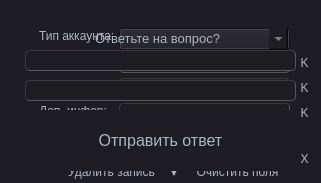
<?xml version="1.0" encoding="UTF-8"?>
<ui version="4.0">
 <class>MainWindow</class>
 <widget class="QMainWindow" name="MainWindow">
  <property name="enabled">
   <bool>true</bool>
  </property>
  <property name="geometry">
   <rect>
    <x>0</x>
    <y>0</y>
    <width>321</width>
    <height>183</height>
   </rect>
  </property>
  <property name="sizePolicy">
   <sizepolicy hsizetype="Preferred" vsizetype="Preferred">
    <horstretch>0</horstretch>
    <verstretch>0</verstretch>
   </sizepolicy>
  </property>
  <property name="windowTitle">
   <string>MainWindow</string>
  </property>
  <property name="styleSheet">
   <string notr="true">/*
Material Dark Style Sheet for QT Applications
Author: Jaime A. Quiroga P.
Inspired on https://github.com/jxfwinter/qt-material-stylesheet
Company: GTRONICK
Last updated: 04/12/2018, 15:00.
Available at: https://github.com/GTRONICK/QSS/blob/master/MaterialDark.qss
*/
QMainWindow {
	background-color:#1e1d23;
}
QDialog {
	background-color:#1e1d23;
}
QColorDialog {
	background-color:#1e1d23;
}
QTextEdit {
	background-color:#1e1d23;
	color: #a9b7c6;
}
QPlainTextEdit {
	selection-background-color:#007b50;
	background-color:#1e1d23;
	border-style: solid;
	border-top-color: transparent;
	border-right-color: transparent;
	border-left-color: transparent;
	border-bottom-color: transparent;
	border-width: 1px;
	color: #a9b7c6;
}
QPushButton{
	border-style: solid;
	border-top-color: transparent;
	border-right-color: transparent;
	border-left-color: transparent;
	border-bottom-color: transparent;
	border-width: 1px;
	border-style: solid;
	color: #a9b7c6;
	padding: 2px;
	background-color: #1e1d23;
}
QPushButton::default{
	border-style: inset;
	border-top-color: transparent;
	border-right-color: transparent;
	border-left-color: transparent;
	border-bottom-color: #04b97f;
	border-width: 1px;
	color: #a9b7c6;
	padding: 2px;
	background-color: #1e1d23;
}
QToolButton {
	border-style: solid;
	border-top-color: transparent;
	border-right-color: transparent;
	border-left-color: transparent;
	border-bottom-color: #04b97f;
	border-bottom-width: 1px;
	border-style: solid;
	color: #a9b7c6;
	padding: 2px;
	background-color: #1e1d23;
}
QToolButton:hover{
	border-style: solid;
	border-top-color: transparent;
	border-right-color: transparent;
	border-left-color: transparent;
	border-bottom-color: #37efba;
	border-bottom-width: 2px;
	border-style: solid;
	color: #FFFFFF;
	padding-bottom: 1px;
	background-color: #1e1d23;
}
QPushButton:hover{
	border-style: solid;
	border-top-color: transparent;
	border-right-color: transparent;
	border-left-color: transparent;
	border-bottom-color: #37efba;
	border-bottom-width: 1px;
	border-style: solid;
	color: #FFFFFF;
	padding-bottom: 2px;
	background-color: #1e1d23;
}
QPushButton:pressed{
	border-style: solid;
	border-top-color: transparent;
	border-right-color: transparent;
	border-left-color: transparent;
	border-bottom-color: #37efba;
	border-bottom-width: 2px;
	border-style: solid;
	color: #37efba;
	padding-bottom: 1px;
	background-color: #1e1d23;
}
QPushButton:disabled{
	border-style: solid;
	border-top-color: transparent;
	border-right-color: transparent;
	border-left-color: transparent;
	border-bottom-color: #808086;
	border-bottom-width: 2px;
	border-style: solid;
	color: #808086;
	padding-bottom: 1px;
	background-color: #1e1d23;
}
QLineEdit {
	border-width: 1px; border-radius: 4px;
	border-color: rgb(58, 58, 58);
	border-style: inset;
	padding: 0 8px;
	color: #a9b7c6;
	background:#1e1d23;
	selection-background-color:#007b50;
	selection-color: #FFFFFF;
}
QLabel {
	color: #a9b7c6;
}
QLCDNumber {
	color: #37e6b4;
}
QProgressBar {
	text-align: center;
	color: rgb(240, 240, 240);
	border-width: 1px; 
	border-radius: 10px;
	border-color: rgb(58, 58, 58);
	border-style: inset;
	background-color:#1e1d23;
}
QProgressBar::chunk {
	background-color: #04b97f;
	border-radius: 5px;
}
QMenuBar {
	background-color: #1e1d23;
}
QMenuBar::item {
	color: #a9b7c6;
  	spacing: 3px;
  	padding: 1px 4px;
  	background: #1e1d23;
}

QMenuBar::item:selected {
  	background:#1e1d23;
	color: #FFFFFF;
}
QMenu::item:selected {
	border-style: solid;
	border-top-color: transparent;
	border-right-color: transparent;
	border-left-color: #04b97f;
	border-bottom-color: transparent;
	border-left-width: 2px;
	color: #FFFFFF;
	padding-left:15px;
	padding-top:4px;
	padding-bottom:4px;
	padding-right:7px;
	background-color: #1e1d23;
}
QMenu::item {
	border-style: solid;
	border-top-color: transparent;
	border-right-color: transparent;
	border-left-color: transparent;
	border-bottom-color: transparent;
	border-bottom-width: 1px;
	border-style: solid;
	color: #a9b7c6;
	padding-left:17px;
	padding-top:4px;
	padding-bottom:4px;
	padding-right:7px;
	background-color: #1e1d23;
}
QMenu{
	background-color:#1e1d23;
}
QTabWidget {
	color:rgb(0,0,0);
	background-color:#1e1d23;
}
QTabWidget::pane {
		border-color: rgb(77,77,77);
		background-color:#1e1d23;
		border-style: solid;
		border-width: 1px;
    	border-radius: 6px;
}
QTabBar::tab {
	border-style: solid;
	border-top-color: transparent;
	border-right-color: transparent;
	border-left-color: transparent;
	border-bottom-color: transparent;
	border-bottom-width: 1px;
	border-style: solid;
	color: #808086;
	padding: 3px;
	margin-left:3px;
	background-color: #1e1d23;
}
QTabBar::tab:selected, QTabBar::tab:last:selected, QTabBar::tab:hover {
  	border-style: solid;
	border-top-color: transparent;
	border-right-color: transparent;
	border-left-color: transparent;
	border-bottom-color: #04b97f;
	border-bottom-width: 2px;
	border-style: solid;
	color: #FFFFFF;
	padding-left: 3px;
	padding-bottom: 2px;
	margin-left:3px;
	background-color: #1e1d23;
}

QCheckBox {
	color: #a9b7c6;
	padding: 2px;
}
QCheckBox:disabled {
	color: #808086;
	padding: 2px;
}

QCheckBox:hover {
	border-radius:4px;
	border-style:solid;
	padding-left: 1px;
	padding-right: 1px;
	padding-bottom: 1px;
	padding-top: 1px;
	border-width:1px;
	border-color: rgb(87, 97, 106);
	background-color:#1e1d23;
}
QCheckBox::indicator:checked {

	height: 10px;
	width: 10px;
	border-style:solid;
	border-width: 1px;
	border-color: #04b97f;
	color: #a9b7c6;
	background-color: #04b97f;
}
QCheckBox::indicator:unchecked {

	height: 10px;
	width: 10px;
	border-style:solid;
	border-width: 1px;
	border-color: #04b97f;
	color: #a9b7c6;
	background-color: transparent;
}
QRadioButton {
	color: #a9b7c6;
	background-color: #1e1d23;
	padding: 1px;
}
QRadioButton::indicator:checked {
	height: 10px;
	width: 10px;
	border-style:solid;
	border-radius:5px;
	border-width: 1px;
	border-color: #04b97f;
	color: #a9b7c6;
	background-color: #04b97f;
}
QRadioButton::indicator:!checked {
	height: 10px;
	width: 10px;
	border-style:solid;
	border-radius:5px;
	border-width: 1px;
	border-color: #04b97f;
	color: #a9b7c6;
	background-color: transparent;
}
QStatusBar {
	color:#027f7f;
}
QSpinBox {
	color: #a9b7c6;	
	background-color: #1e1d23;
}
QDoubleSpinBox {
	color: #a9b7c6;	
	background-color: #1e1d23;
}
QTimeEdit {
	color: #a9b7c6;	
	background-color: #1e1d23;
}
QDateTimeEdit {
	color: #a9b7c6;	
	background-color: #1e1d23;
}
QDateEdit {
	color: #a9b7c6;	
	background-color: #1e1d23;
}
QComboBox {
	color: #a9b7c6;	
	background: #1e1d23;
}
QComboBox:editable {
	background: #1e1d23;
	color: #a9b7c6;
	selection-background-color: #1e1d23;
}
QComboBox QAbstractItemView {
	color: #a9b7c6;	
	background: #1e1d23;
	selection-color: #FFFFFF;
	selection-background-color: #1e1d23;
}
QComboBox:!editable:on, QComboBox::drop-down:editable:on {
	color: #a9b7c6;	
	background: #1e1d23;
}
QFontComboBox {
	color: #a9b7c6;	
	background-color: #1e1d23;
}
QToolBox {
	color: #a9b7c6;
	background-color: #1e1d23;
}
QToolBox::tab {
	color: #a9b7c6;
	background-color: #1e1d23;
}
QToolBox::tab:selected {
	color: #FFFFFF;
	background-color: #1e1d23;
}
QScrollArea {
	color: #FFFFFF;
	background-color: #1e1d23;
}
QSlider::groove:horizontal {
	height: 5px;
	background: #04b97f;
}
QSlider::groove:vertical {
	width: 5px;
	background: #04b97f;
}
QSlider::handle:horizontal {
	background: qlineargradient(x1:0, y1:0, x2:1, y2:1, stop:0 #b4b4b4, stop:1 #8f8f8f);
	border: 1px solid #5c5c5c;
	width: 14px;
	margin: -5px 0;
	border-radius: 7px;
}
QSlider::handle:vertical {
	background: qlineargradient(x1:1, y1:1, x2:0, y2:0, stop:0 #b4b4b4, stop:1 #8f8f8f);
	border: 1px solid #5c5c5c;
	height: 14px;
	margin: 0 -5px;
	border-radius: 7px;
}
QSlider::add-page:horizontal {
    background: white;
}
QSlider::add-page:vertical {
    background: white;
}
QSlider::sub-page:horizontal {
    background: #04b97f;
}
QSlider::sub-page:vertical {
    background: #04b97f;
}
QGroupBox{
	border: #04b97f
}</string>
  </property>
  <widget class="QWidget" name="centralwidget">
   <widget class="QGroupBox" name="group_second">
    <property name="enabled">
     <bool>true</bool>
    </property>
    <property name="geometry">
     <rect>
      <x>15</x>
      <y>10</y>
      <width>321</width>
      <height>301</height>
     </rect>
    </property>
    <property name="font">
     <font>
      <weight>50</weight>
      <bold>false</bold>
      <kerning>false</kerning>
     </font>
    </property>
    <property name="autoFillBackground">
     <bool>false</bool>
    </property>
    <property name="title">
     <string/>
    </property>
    <property name="flat">
     <bool>false</bool>
    </property>
    <property name="checkable">
     <bool>false</bool>
    </property>
    <widget class="QPushButton" name="btn_open_settings">
     <property name="geometry">
      <rect>
       <x>151</x>
       <y>150</y>
       <width>16</width>
       <height>23</height>
      </rect>
     </property>
     <property name="text">
      <string>▼</string>
     </property>
    </widget>
    <widget class="QPushButton" name="btn_clear_textboxs">
     <property name="geometry">
      <rect>
       <x>167</x>
       <y>150</y>
       <width>111</width>
       <height>23</height>
      </rect>
     </property>
     <property name="text">
      <string>Очистить поля</string>
     </property>
    </widget>
    <widget class="QLabel" name="label_5">
     <property name="geometry">
      <rect>
       <x>24</x>
       <y>93</y>
       <width>81</width>
       <height>16</height>
      </rect>
     </property>
     <property name="text">
      <string>Доп. инфор:</string>
     </property>
    </widget>
    <widget class="QLineEdit" name="textbox_password">
     <property name="geometry">
      <rect>
       <x>104</x>
       <y>68</y>
       <width>171</width>
       <height>20</height>
      </rect>
     </property>
    </widget>
    <widget class="QPushButton" name="btn_change_key">
     <property name="geometry">
      <rect>
       <x>74</x>
       <y>206</y>
       <width>171</width>
       <height>23</height>
      </rect>
     </property>
     <property name="text">
      <string>Сменить ключ</string>
     </property>
    </widget>
    <widget class="QPushButton" name="btn_change_data">
     <property name="geometry">
      <rect>
       <x>41</x>
       <y>123</y>
       <width>111</width>
       <height>23</height>
      </rect>
     </property>
     <property name="text">
      <string>Изменить</string>
     </property>
    </widget>
    <widget class="QLineEdit" name="textbox_add_inf">
     <property name="geometry">
      <rect>
       <x>104</x>
       <y>93</y>
       <width>171</width>
       <height>20</height>
      </rect>
     </property>
    </widget>
    <widget class="QLabel" name="label_6">
     <property name="geometry">
      <rect>
       <x>24</x>
       <y>43</y>
       <width>81</width>
       <height>16</height>
      </rect>
     </property>
     <property name="text">
      <string>E-mail/login:</string>
     </property>
    </widget>
    <widget class="QPushButton" name="btn_buffer_pass">
     <property name="geometry">
      <rect>
       <x>279</x>
       <y>66</y>
       <width>21</width>
       <height>23</height>
      </rect>
     </property>
     <property name="text">
      <string>K</string>
     </property>
    </widget>
    <widget class="QPushButton" name="btn_add_new_data">
     <property name="geometry">
      <rect>
       <x>167</x>
       <y>123</y>
       <width>111</width>
       <height>23</height>
      </rect>
     </property>
     <property name="text">
      <string>Добавить</string>
     </property>
    </widget>
    <widget class="QLineEdit" name="textbox_change_message">
     <property name="geometry">
      <rect>
       <x>74</x>
       <y>233</y>
       <width>171</width>
       <height>20</height>
      </rect>
     </property>
    </widget>
    <widget class="QLineEdit" name="textbox_change_key">
     <property name="geometry">
      <rect>
       <x>74</x>
       <y>183</y>
       <width>171</width>
       <height>20</height>
      </rect>
     </property>
    </widget>
    <widget class="QPushButton" name="btn_buffer_email">
     <property name="geometry">
      <rect>
       <x>279</x>
       <y>41</y>
       <width>21</width>
       <height>23</height>
      </rect>
     </property>
     <property name="text">
      <string>K</string>
     </property>
    </widget>
    <widget class="QPushButton" name="btn_buff_add_inf">
     <property name="geometry">
      <rect>
       <x>279</x>
       <y>91</y>
       <width>21</width>
       <height>23</height>
      </rect>
     </property>
     <property name="text">
      <string>K</string>
     </property>
    </widget>
    <widget class="QLabel" name="label_2">
     <property name="geometry">
      <rect>
       <x>24</x>
       <y>18</y>
       <width>81</width>
       <height>16</height>
      </rect>
     </property>
     <property name="text">
      <string>Тип аккаунта:</string>
     </property>
    </widget>
    <widget class="QPushButton" name="btn_delete_data">
     <property name="geometry">
      <rect>
       <x>41</x>
       <y>150</y>
       <width>111</width>
       <height>23</height>
      </rect>
     </property>
     <property name="text">
      <string>Удалить запись</string>
     </property>
    </widget>
    <widget class="QLineEdit" name="textbox_email">
     <property name="geometry">
      <rect>
       <x>104</x>
       <y>43</y>
       <width>171</width>
       <height>20</height>
      </rect>
     </property>
    </widget>
    <widget class="QPushButton" name="btn_exit">
     <property name="geometry">
      <rect>
       <x>279</x>
       <y>128</y>
       <width>21</width>
       <height>41</height>
      </rect>
     </property>
     <property name="text">
      <string>Х</string>
     </property>
    </widget>
    <widget class="QPushButton" name="btn_export_data">
     <property name="geometry">
      <rect>
       <x>19</x>
       <y>128</y>
       <width>21</width>
       <height>41</height>
      </rect>
     </property>
     <property name="text">
      <string>ЭК</string>
     </property>
    </widget>
    <widget class="QLabel" name="label_4">
     <property name="geometry">
      <rect>
       <x>24</x>
       <y>70</y>
       <width>81</width>
       <height>16</height>
      </rect>
     </property>
     <property name="text">
      <string>Password:</string>
     </property>
    </widget>
    <widget class="QPushButton" name="btn_change_message">
     <property name="geometry">
      <rect>
       <x>74</x>
       <y>256</y>
       <width>171</width>
       <height>23</height>
      </rect>
     </property>
     <property name="text">
      <string>Сменить подсказку</string>
     </property>
    </widget>
    <widget class="QComboBox" name="comboBox_check">
     <property name="geometry">
      <rect>
       <x>104</x>
       <y>18</y>
       <width>171</width>
       <height>22</height>
      </rect>
     </property>
    </widget>
    <zorder>btn_clear_textboxs</zorder>
    <zorder>label_5</zorder>
    <zorder>textbox_password</zorder>
    <zorder>btn_change_key</zorder>
    <zorder>btn_change_data</zorder>
    <zorder>textbox_add_inf</zorder>
    <zorder>label_6</zorder>
    <zorder>btn_buffer_pass</zorder>
    <zorder>btn_add_new_data</zorder>
    <zorder>textbox_change_message</zorder>
    <zorder>textbox_change_key</zorder>
    <zorder>btn_buffer_email</zorder>
    <zorder>btn_buff_add_inf</zorder>
    <zorder>label_2</zorder>
    <zorder>btn_delete_data</zorder>
    <zorder>textbox_email</zorder>
    <zorder>btn_exit</zorder>
    <zorder>btn_export_data</zorder>
    <zorder>label_4</zorder>
    <zorder>btn_change_message</zorder>
    <zorder>comboBox_check</zorder>
    <zorder>btn_open_settings</zorder>
   </widget>
   <widget class="QGroupBox" name="group_first">
    <property name="geometry">
     <rect>
      <x>15</x>
      <y>10</y>
      <width>291</width>
      <height>171</height>
     </rect>
    </property>
    <property name="font">
     <font>
      <stylestrategy>PreferDefault</stylestrategy>
      <kerning>false</kerning>
     </font>
    </property>
    <property name="focusPolicy">
     <enum>Qt::NoFocus</enum>
    </property>
    <property name="toolTip">
     <string/>
    </property>
    <property name="title">
     <string/>
    </property>
    <property name="flat">
     <bool>false</bool>
    </property>
    <property name="checkable">
     <bool>false</bool>
    </property>
    <widget class="QPushButton" name="btn_send_answ">
     <property name="geometry">
      <rect>
       <x>10</x>
       <y>100</y>
       <width>271</width>
       <height>61</height>
      </rect>
     </property>
     <property name="font">
      <font>
       <pointsize>12</pointsize>
      </font>
     </property>
     <property name="text">
      <string>Отправить ответ</string>
     </property>
    </widget>
    <widget class="QLineEdit" name="textbox_question">
     <property name="geometry">
      <rect>
       <x>10</x>
       <y>40</y>
       <width>271</width>
       <height>21</height>
      </rect>
     </property>
    </widget>
    <widget class="QLineEdit" name="textbox_answer">
     <property name="geometry">
      <rect>
       <x>10</x>
       <y>70</y>
       <width>271</width>
       <height>21</height>
      </rect>
     </property>
    </widget>
    <widget class="QLabel" name="label">
     <property name="geometry">
      <rect>
       <x>80</x>
       <y>20</y>
       <width>131</width>
       <height>16</height>
      </rect>
     </property>
     <property name="font">
      <font>
       <pointsize>10</pointsize>
      </font>
     </property>
     <property name="text">
      <string>Ответьте на вопрос?</string>
     </property>
    </widget>
   </widget>
  </widget>
 </widget>
 <resources/>
 <connections/>
</ui>
